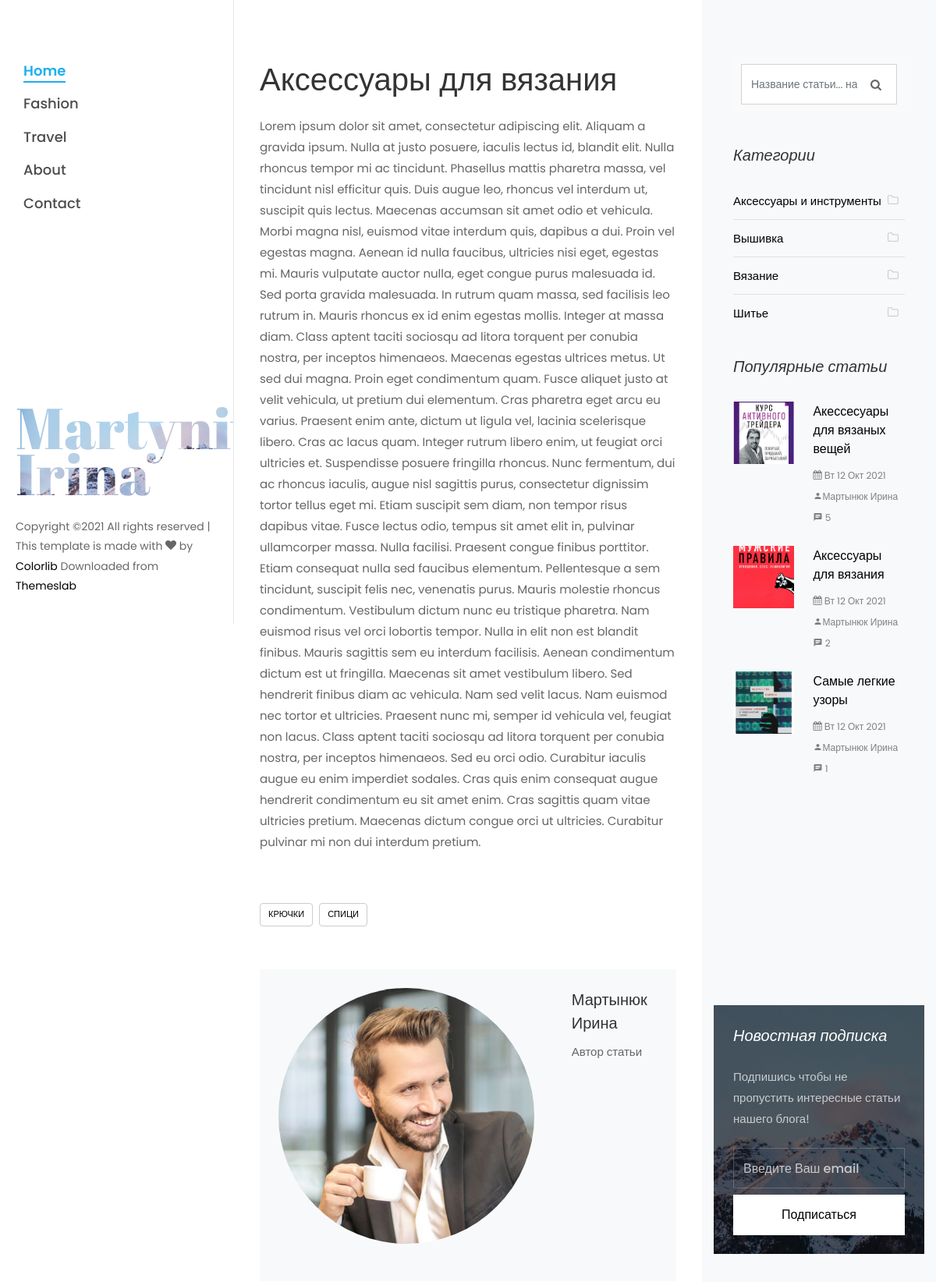
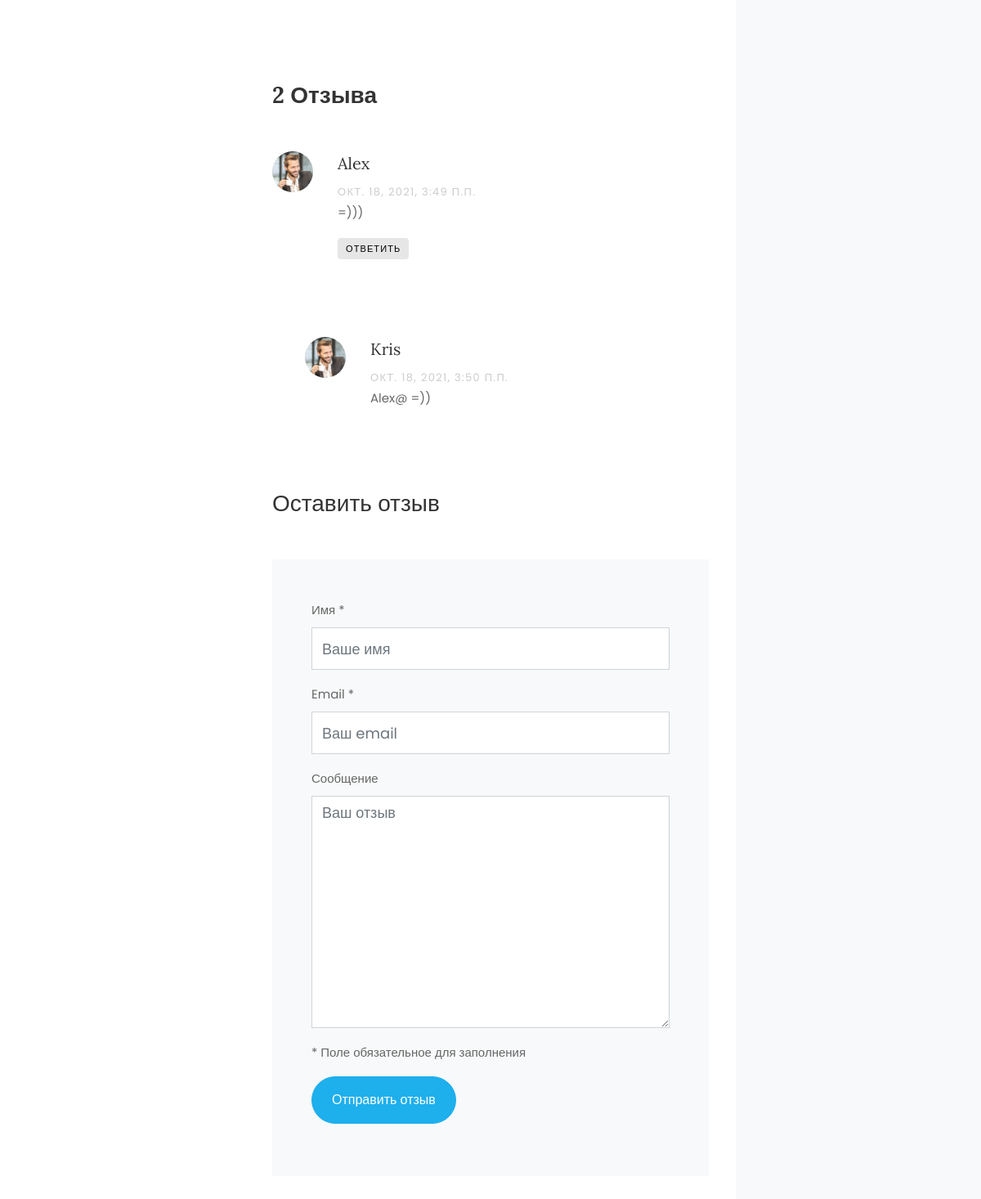
Screenshot of /aksessuary-dlya-vyazaniya/ with the database file from the repository (2 pictures, top to bottom).
### blog_app/models.py (models this page shows, shortened)
class Article(models.Model):
    title = models.CharField(max_length=256, blank=False, verbose_name='Название')
    category = models.ForeignKey('Category', on_delete=models.CASCADE, verbose_name='Категория')
    slug = models.SlugField(max_length=256, db_index=True)
    short_content = models.TextField(verbose_name='Краткое описание', max_length=300, default='Нет описания')
    content = models.TextField(blank=True, default='Нет описания', verbose_name='Текст статьи')
    created_at = models.DateTimeField(auto_now_add=True, verbose_name='Дата публикации')
    updated_at = models.DateTimeField(auto_now=True, verbose_name='Дата обновления')
    image = models.ImageField(upload_to='blog_images/%Y/%m/%d', verbose_name='Изображение', blank=True)
    draft = models.BooleanField(verbose_name='Черновик', default=False)
    author = models.CharField(verbose_name='Автор', blank=False, max_length=150)
    tags = TaggableManager()
    class Meta:
        ordering = ('-created_at',)
        verbose_name = 'Статья'
        verbose_name_plural = 'Статьи'
    def get_absolute_url(self):
        return reverse('article_detail', kwargs={'slug': self.slug})
    def get_review(self):
        return self.reviews_set.filter(parent__isnull=True)  # вернет только родительские отзывы статьи

class Reviews(models.Model):
    email = models.EmailField()
    name = models.CharField(verbose_name='Имя', max_length=110)
    text = models.TextField(verbose_name='Сообщение', max_length=5000)
    created_at = models.DateTimeField(auto_now_add=True, verbose_name='Дата публикации отзыва', )
    parent = models.ForeignKey(
        'self', verbose_name='Родитель', on_delete=models.SET_NULL, blank=True, null=True
    )
    article = models.ForeignKey('Article', verbose_name='статья', on_delete=models.CASCADE)
    class Meta:
        verbose_name = 'Отзыв'
        verbose_name_plural = 'Отзывы'

class Category(models.Model):
    name = models.CharField(max_length=150, blank=False, db_index=True, verbose_name='Наименование')
    slug = models.SlugField(max_length=150, unique=True, blank=False, db_index=True)
    created_at = models.DateTimeField(auto_now_add=True, verbose_name='Дата создания')
    updated_at = models.DateTimeField(auto_now=True, verbose_name='Дата обновления')
    class Meta:
        ordering = ('name',)
        verbose_name = 'Категория'
        verbose_name_plural = 'Категории'
    def get_absolute_url(self):
        return reverse('article_category_list', kwargs={'slug': self.slug})

### blog_app/views.py (the view)
# urls.py: path('<slug:slug>/', views.ArticleDetailView.as_view(), name="article_detail"),
class ArticleDetailView(DetailView):
    model = Article
    slug_field = 'slug'
    template_name = 'blog_detail.html'

### email_contact/forms.py
class ContactForm(forms.ModelForm):
    class Meta:
        model = Contact
        fields = ('email', )
        widgets = {
            'email': forms.TextInput(
                attrs={
                    'class': 'form-control',
                    'placeholder': 'Введите Ваш email'
                }
            )
        }
        labels = {
            'email': ''
        }

### blog_app/templatetags/article_tag.py (called while the page is built)
@register.simple_tag()
def get_categories():
    return Category.objects.all()

@register.simple_tag()
def get_tags():
    return Tag.objects.all()

@register.simple_tag()
def get_archives():
    return Article.objects.dates('created_at', 'month', order='DESC')

@register.inclusion_tag('tags/popular_articles.html')
def get_popular_articles(count=None):
    popular_articles = Article.objects.annotate(
        num_comments=Count('reviews')
    ).order_by('-num_comments').filter(draft=False)[:count]
    return {
        'popular_articles': popular_articles
    }

### email_contact/templatetags/contact_tags.py (called while the page is built)
@register.inclusion_tag("contact/tags/form.html")
def contact_form():
    return {'contact_form': ContactForm()}

### templates/blog_detail.html (shortened to what this page needs)
{% extends 'partials/base.html' %}
{% block content %}
    <div class="col-lg-8 px-md-5 py-5">
        <div class="row pt-md-4">
            <h1 class="mb-3">{{ article.title }}</h1>
            <p>{{ article.content|safe }}</p>
            <div class="tag-widget post-tag-container mb-5 mt-5">
                {% with article.tags.all as tags %}
                    <div class="tagcloud">
                        {% for tag in tags %}
                            <a href="{% url 'tags_list' tag.slug %}" class="tag-cloud-link">{{ tag.name }}</a>
                        {% endfor %}
                    </div>
                {% endwith %}
            </div>
            <div class="about-author d-flex p-4 bg-light">
                <div class="bio mr-5">
                    <img src="/static/images/person_1.jpg" alt="Image placeholder" class="img-fluid mb-4">
                </div>
                <div class="desc">
                    <h3>{{ article.author }}</h3>
                    <p>Автор статьи</p>
                </div>
            </div>
            <div class="pt-5 mt-5">
                {% with article.reviews_set.count as comments %}
                    {% if comments < 1 %}
                    <h3 class="mb-5 font-weight-bold">{{ comments }} Отзывов</h3>
                    {% elif comments == 1 %}
                        <h3 class="mb-5 font-weight-bold">{{ comments }} Отзыв</h3>
                    {% elif comments <= 4 %}
                        <h3 class="mb-5 font-weight-bold">{{ comments }} Отзыва</h3>
                    {% else %}
                        <h3 class="mb-5 font-weight-bold">{{ comments }} Отзывов</h3>
                    {% endif %}
                {% endwith %}
                {% for review in article.get_review %}
                    <ul class="comment-list">
                        <li class="comment">
                            <div class="vcard bio">
                                <img src="/static/images/person_1.jpg" alt="Image placeholder">
                            </div>
                            <div class="comment-body">
                                <h3>{{ review.name }}</h3>
                                <div class="meta">{{ review.created_at }}</div>
                                <p>{{ review.text }}</p>
                                <p><a href="#formReview" class="reply"
                                      onclick="addReview('{{ review.name }}', '{{ review.id }}')">Ответить</a></p>
                            </div>
                        </li>
                        {% for rew in review.reviews_set.all %}
                            <ul class="children">
                                <li class="comment">
                                    <div class="vcard bio">
                                        <img src="/static/images/person_1.jpg" alt="Image placeholder">
                                    </div>
                                    <div class="comment-body">
                                        <h3>{{ rew.name }}</h3>
                                        <div class="meta">{{ rew.created_at }}</div>
                                        <p>{{ rew.text }}</p>
                                    </div>
                                </li>
                            </ul>
                        {% endfor %}
                    </ul>
                {% empty %}
                    <p>Нет отзывов</p>
                {% endfor %}
                <div class="comment-form-wrap pt-5">
                    <h3 class="mb-5">Оставить отзыв</h3>
                    <form action="{% url 'add_review' article.id %}" method="post" class="p-3 p-md-5 bg-light"
                          id="formReview">
                        <div class="form-group">
                            <label for="name">Имя *</label>
                            <input type="text" class="form-control" id="name" name="name" placeholder="Ваше имя">
                        </div>
                        <div class="form-group">
                            <label for="email">Email *</label>
                            <input type="email" class="form-control" id="email" name="email" placeholder="Ваш email">
                        </div>
                        <div class="form-group">
                            <label for="message">Сообщение</label>
                            <textarea name="text" id="message" cols="30" rows="10" class="form-control"
                                      required="" placeholder="Ваш отзыв"></textarea>
                        </div>
                        <p>* Поле обязательное для заполнения</p>
                        <div class="form-group">
                            <input type="submit" value="Отправить отзыв" class="btn py-3 px-4 btn-primary">
                        </div>
                    </form>
                </div>
            </div>
        </div>
    </div>
{% endblock %}

### templates/partials/sidebar.html (shortened to what this page needs)
{% load article_tag %}
{% load contact_tags %}
<div class="col-xl-4 sidebar ftco-animate bg-light pt-5">
    <div class="sidebar-box pt-md-4">
        <form action="{% url 'search' %}" method="get" class="search-form">
            <div class="form-group">
                <span class="icon icon-search"></span>
                <input type="text" class="form-control" placeholder="Название статьи... нажмите Enter"
                       name="search_query">
            </div>
        </form>
    </div>
    <div class="sidebar-box ftco-animate">
        <h3 class="sidebar-heading">Категории</h3>
        <ul class="categories">
            {% get_categories as categories %}
            {% for category in categories %}
                <li class="colorlib-active"><a href="{{ category.get_absolute_url }}">{{ category.name }}<span><i
                        class="icon-folder-o mr-2"></i></span></a></li>
            {% endfor %}
        </ul>
    </div>
    {% get_popular_articles count=3 %}
    <div class="sidebar-box subs-wrap img py-4"
         style="background-image: url(/static/images/bg_1.jpg);">
        {% contact_form %}
    </div>
</div>

### templates/tags/popular_articles.html
<div class="sidebar-box ftco-animate">
    <h3 class="sidebar-heading">Популярные статьи</h3>
    {% for popular in popular_articles %}
        <div class="block-21 mb-4 d-flex">
            <a class="blog-img mr-4" style="background-image: url({{ popular.image.url }});"></a>
            <div class="text">
                <h3 class="heading"><a href="{{ popular.get_absolute_url }}">{{ popular.title }}</a>
                </h3>
                <div class="meta">
                    <div><a href="#"><span class="icon-calendar"></span> {{ popular.created_at|date:"D d M Y" }}</a></div>
                    <div><a href="#"><span class="icon-person"></span>{{ popular.author }}</a></div>
                    <div><a href="#"><span class="icon-chat"></span> {{ popular.reviews_set.count }}</a></div>
                </div>
            </div>
        </div>
        {% empty %}
        <h4>Список популярных статей пуст</h4>
    {% endfor %}
</div>

### static/css/icomoon.css (style rules this page uses)
[class^="icon-"], [class*=" icon-"] { font-family: 'icomoon' !important; speak: none; font-style: normal; font-weight: normal; font-variant: normal; text-transform: none; line-height: 1; -webkit-font-smoothing: antialiased; -moz-osx-font-smoothing: grayscale; }
.icon-search:before { content: "\f002"; }
.icon-calendar:before { content: "\f073"; }
.icon-folder-o:before { content: "\f114"; }
.icon-chat:before { content: "\e0b7"; }
.icon-person:before { content: "\e7fd"; }

### rows the page displays
Article: title "Аксессуары для вязания", content "Lorem ipsum dolor sit amet, consectetur adipiscing elit. Aliquam a gravida ipsum. Nulla at justo posuere, iaculis lectus id, blandit elit. Nulla rhoncus tempor mi ac tincidunt. Phasellus mattis pharetra massa, vel tincidunt nisl efficitur quis. Duis augue leo, rhoncus vel interdum ut, suscipit quis lectus. Maecenas accumsan sit amet odio et vehicula. Morbi magna nisl, euismod vitae interdum quis, dapibus a dui. Proin vel egestas magna. Aenean id nulla faucibus, ultricies nisi eget, egestas mi. Mauris vulputate auctor nulla, eget congue purus malesuada id. Sed porta gravida malesuada. In rutrum quam massa, sed facilisis leo rutrum in. Mauris rhoncus ex id enim egestas mollis. Integer at…", author "Мартынюк Ирина", image (picture), created_at "Вт 12 Окт 2021", reviews_set.count "2"
Tag: name "КРЮЧКИ"
Tag: name "СПИЦИ"
Reviews: name "Alex", created_at "ОКТ. 18, 2021, 3:49 П.П.", text "=)))"
Reviews: name "Kris", created_at "ОКТ. 18, 2021, 3:50 П.П.", text "Alex@ =))"
Category: name "Аксессуары и инструменты"
Category: name "Вышивка"
Category: name "Вязание"
Category: name "Шитье"
Article: image (picture), title "Акессесуары для вязаных вещей", created_at "Вт 12 Окт 2021", author "Мартынюк Ирина", reviews_set.count "5"
Article: image (picture), title "Самые легкие узоры", created_at "Вт 12 Окт 2021", author "Мартынюк Ирина", reviews_set.count "1"

### other values shown
{{ comments }} "2"
